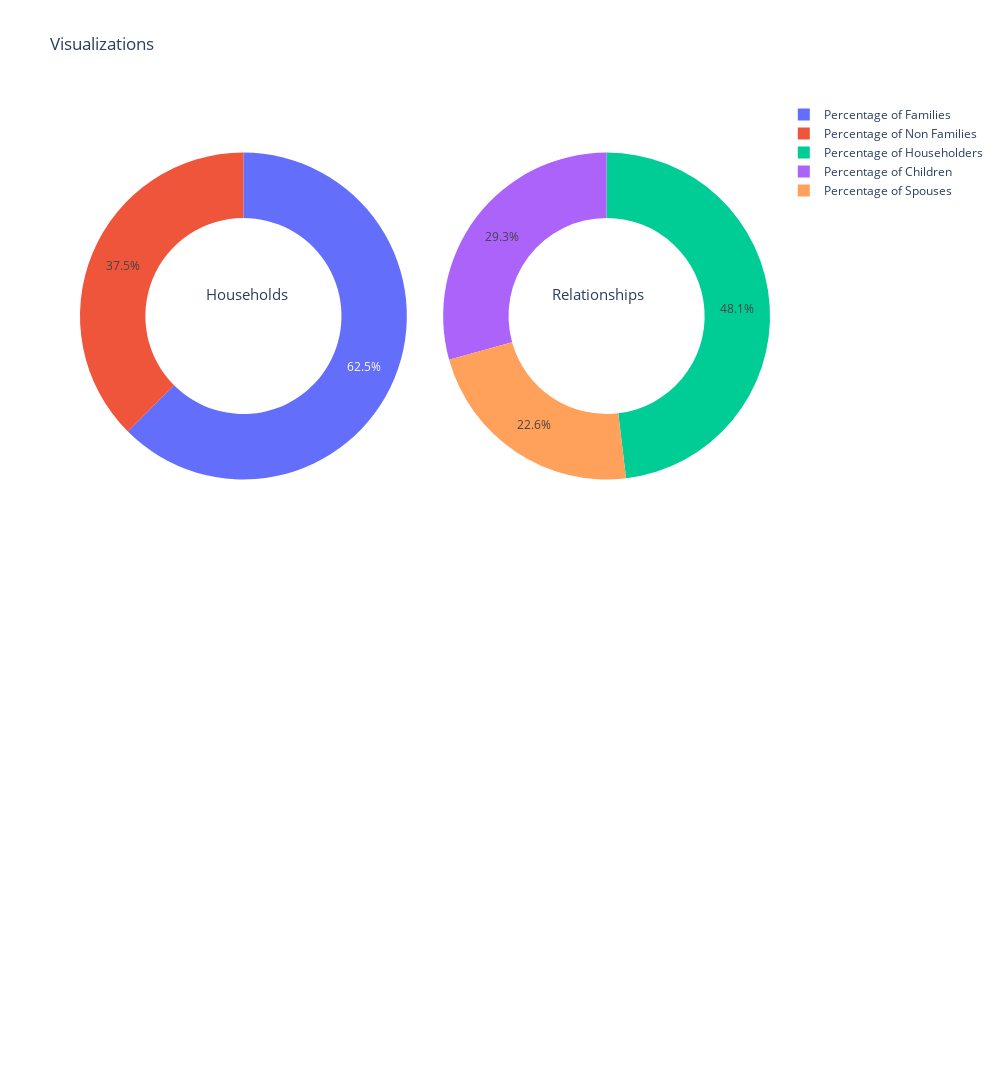

The notebook cell this image was saved under:
### Code cell
layout = go.Layout(
   {
      "title":"Visualizations",
      "grid": {"rows": 2, "columns": 2},
      "annotations": [
         {
            "font": {
               "size": 15
            },
            "showarrow": False,
            "text": "Households",
            "x": 0.18,
            "y": 0.8
         },
         {
            "font": {
               "size": 15
            },
            "showarrow": False,
            "text": "Relationships",
            "x": 0.82,
            "y": 0.8
         }
      ]
   }
)

labels = [attr_obj.table_data[i][0] for i in range(4,6)]
values = [attr_obj.table_data[i][1] for i in range(4,6)]
data1 = {
   "values": values,
   "labels": labels,
   "domain": {"row":0,"column": 0},
   "name": "Households",
   "hoverinfo":"label+percent+name",
   "hole": .6,
   "type": "pie"
}
labels = [attr_obj.table_data[i][0] for i in range(6,9)]
values = [attr_obj.table_data[i][1] for i in range(6,9)]
data2 = {
   "values": values,
   "labels": labels,
   "domain": {"row":0,"column": 1},
   "name": "Relationships",
   "hoverinfo":"label+percent+name",
   "hole": .6,
   "type": "pie"
}
data = [data1,data2]
fig = go.Figure(data = data, layout = layout)
fig.update_layout(height=1200, width=1000)
fig.show()

### Figure 1 — Plotly figure (JSON) as saved in the notebook; plotly's stock layout.template omitted (floating-point values rounded to 4 significant figures)
{"data": [{"domain": {"column": 0, "row": 0}, "hole": 0.6, "hoverinfo": "label+percent+name", "labels": ["Percentage of Families", "Percentage of Non Families"], "name": "Households", "type": "pie", "values": [62.5, 37.5]}, {"domain": {"column": 1, "row": 0}, "hole": 0.6, "hoverinfo": "label+percent+name", "labels": ["Percentage of Householders", "Percentage of Spouses", "Percentage of Children"], "name": "Relationships", "type": "pie", "values": [44.3, 20.8, 27]}], "layout": {"annotations": [{"font": {"size": 15}, "showarrow": false, "text": "Households", "x": 0.18, "y": 0.8}, {"font": {"size": 15}, "showarrow": false, "text": "Relationships", "x": 0.82, "y": 0.8}], "grid": {"columns": 2, "rows": 2}, "height": 1200, "title": {"text": "Visualizations"}, "width": 1000}}
